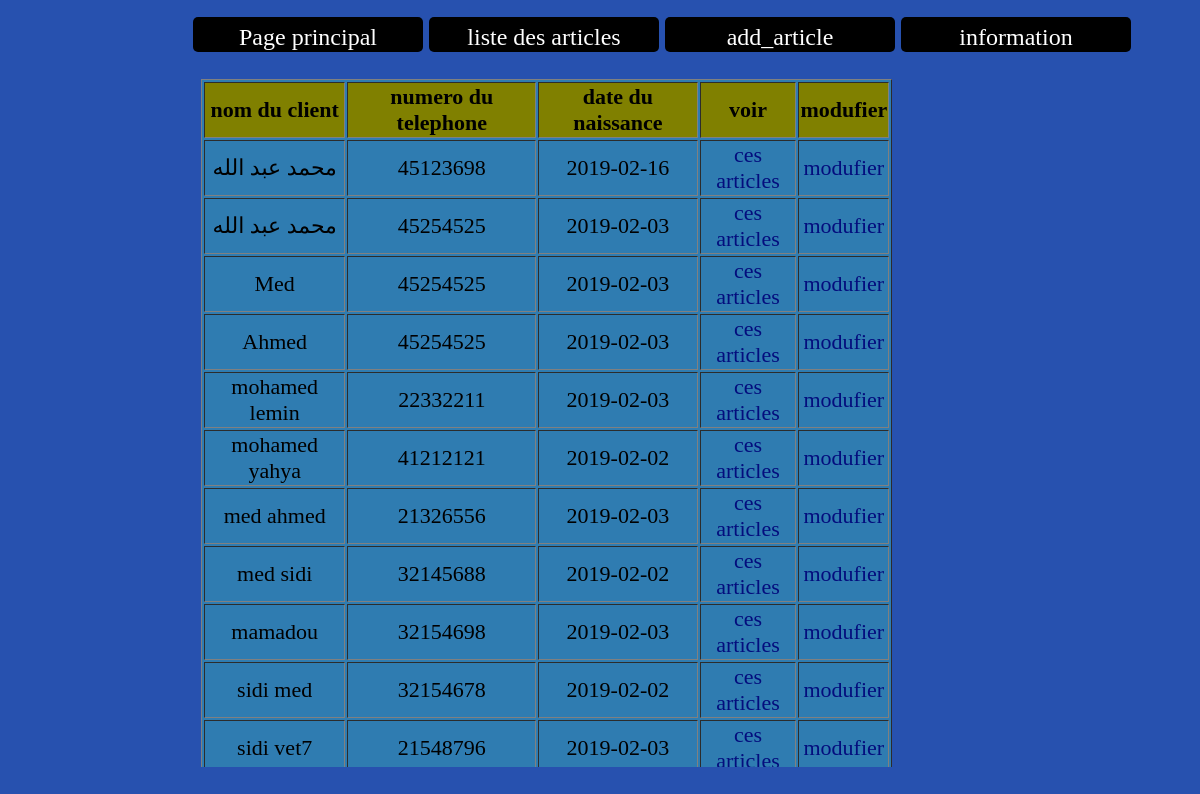
The page /client.php on the database its author committed.
### tables this page shows
CREATE TABLE `client` (
  `id` int(11) NOT NULL,
  `nom` varchar(250) NOT NULL,
  `numero_tel` bigint(20) NOT NULL,
  `date` varchar(250) NOT NULL
);

### client.php (the view, shortened to what this page needs)
<!DOCTYPE html>
<html>
<head>
<link rel= "stylesheet" type="text/css" href="style_client.css"/>
</head>
<body>
<ul>
<li><a href="index1.php">Page principal</a></li>
	<li><a href="liste_articles.php">liste des articles</a></li>
	<li><a href="article.php">add_article</a></li>
	  <li><a>information</a>
	 </li>
</ul>
<div>
<?php
include_once 'config.php';
  echo "<table border><tr><th>";
  echo "nom du client</th>";
  echo "<th>numero du telephone</th>";
  echo "<th>date du naissance</th>";
  echo " <th>voir</th><th>modufier</th></tr>";
$sql = "select * from client";
$result = mysqli_query($db, $sql);
while($lin = mysqli_fetch_row($result)){
	echo "<tr><td>".$lin[1]."</td>";
	echo "<td>".$lin[2]."</td>";
	echo "<td>".$lin[3]."</td>";
	echo "<td><a class='mod' href='artisles_client.php?c_id=$lin[0]'>ces articles</a></td>";
	echo "<td><a class='mod' onclick=\"return confirm('tu est sur, tu va modifier le client?')\" href='modifier.php?id=$lin[0] '>modufier</a></td></tr>";
}
echo "</table>";
?>
</div>
</body>
</html>

### style_client.css (style rules this page uses)
Body { background:#2751af ; }
table { font-size:22px; width:96%; text-align:center; position:absolute; top: 1px; left:1px; background:rgba(54, 155, 179, 0.58); }
table tr { font-size:22px; height:24px; }
table tr td { height:24px; text-align:center; font-size:22px; margin:auto; }
table tr th { text-align:center; height:30px; background:#808000; }
div { overflow-y:scroll; height:80%; width:60%; position: absolute; left: 200px; top: 78px; }
ul { display:inline; list-style:none; color:white; padding:0px;left:16%; top: 0; position:absolute; }
ul li { display:inline-block; text-align:center; width:230px; height:35px; background-color:black; opacity:1.7; line-height :40px; text-align:center; margin-left:2px; position:relative; margin:1px;padding:0px; border-radius:5px; }
ul li a { text-decoration:none; color:white; font-size:24px; }
.mod { text-decoration:none; color:rgb(4, 13, 125); }

### rows shown on the page
client: nom "محمد عبد الله", numero_tel "45123698", date "2019-02-16"
client: nom "محمد عبد الله", numero_tel "45254525", date "2019-02-03"
client: nom "Med", numero_tel "45254525", date "2019-02-03"
client: nom "Ahmed", numero_tel "45254525", date "2019-02-03"
client: nom "mohamed lemin", numero_tel "22332211", date "2019-02-03"
client: nom "mohamed yahya", numero_tel "41212121", date "2019-02-02"
client: nom "med ahmed", numero_tel "21326556", date "2019-02-03"
client: nom "med sidi", numero_tel "32145688", date "2019-02-02"
client: nom "mamadou", numero_tel "32154698", date "2019-02-03"
client: nom "sidi med", numero_tel "32154678", date "2019-02-02"
client: nom "sidi vet7", numero_tel "21548796", date "2019-02-03"
